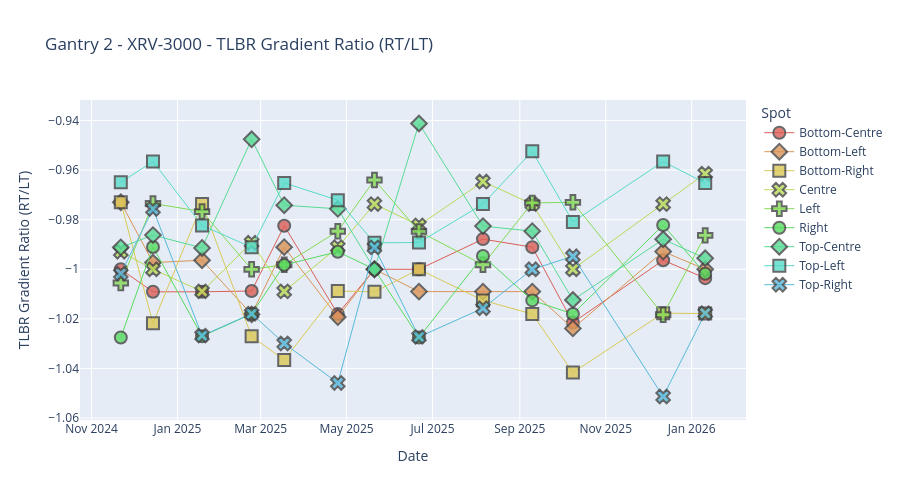

The cell this chart's notebook holds for it:
### Markdown cell above
## Gradient ratio plots
- 'gr_hor', 'gr_vert', 'gr_bltr','gr_tlbr'
- tolerance  = None

### Code cell
plot_by_spot_position(gr_df, "spot_symmetry", "gr_tlbr", "Gantry 2", "XRV-3000", 70, 0, 24, None)

### Figure 1 — Plotly figure (JSON) as saved in the notebook; plotly's stock layout.template omitted (floating-point values rounded to 4 significant figures)
{"data": [{"hovertemplate": "Date: %{x|%Y-%m-%d}<br>gr_tlbr: %{y}<br>Spot: %{fullData.name}<extra></extra>", "legendgroup": "Bottom-Centre", "line": {"width": 1}, "marker": {"color": "#db5f57", "line": {"width": 2}, "opacity": 0.8, "size": 12, "symbol": "circle"}, "mode": "markers+lines", "name": "Bottom-Centre", "orientation": "v", "showlegend": true, "type": "scatter", "x": ["2024-11-21T17:27:30.000000000", "2024-12-14T13:42:00.000000000", "2025-01-18T09:39:22.000000000", "2025-02-22T14:37:15.000000000", "2025-03-17T17:45:17.000000000", "2025-04-24T18:57:29.000000000", "2025-05-20T19:36:05.000000000", "2025-06-21T09:49:27.000000000", "2025-08-05T20:04:19.000000000", "2025-09-09T20:29:00.000000000", "2025-10-08T16:45:32.000000000", "2025-12-11T18:10:38.000000000", "2026-01-10T14:41:02.000000000"], "xaxis": "x", "y": [-1.0, -1.009, -1.009, -1.009, -0.9825, -1.018, -1.0, -1.0, -0.9878, -0.9911, -1.022, -0.9964, -1.004], "yaxis": "y"}, {"hovertemplate": "Date: %{x|%Y-%m-%d}<br>gr_tlbr: %{y}<br>Spot: %{fullData.name}<extra></extra>", "legendgroup": "Bottom-Left", "line": {"width": 1}, "marker": {"color": "#db9457", "line": {"width": 2}, "opacity": 0.8, "size": 12, "symbol": "diamond"}, "mode": "markers+lines", "name": "Bottom-Left", "orientation": "v", "showlegend": true, "type": "scatter", "x": ["2024-11-21T17:27:30.000000000", "2024-12-14T13:42:00.000000000", "2025-01-18T09:39:22.000000000", "2025-02-22T14:37:15.000000000", "2025-03-17T17:45:17.000000000", "2025-04-24T18:57:29.000000000", "2025-05-20T19:36:05.000000000", "2025-06-21T09:49:27.000000000", "2025-08-05T20:04:19.000000000", "2025-09-09T20:29:00.000000000", "2025-10-08T16:45:32.000000000", "2025-12-11T18:10:38.000000000", "2026-01-10T14:41:02.000000000"], "xaxis": "x", "y": [-0.973, -0.9973, -0.9963, -1.018, -0.9911, -1.019, -1.0, -1.009, -1.009, -1.009, -1.024, -0.9929, -1.0], "yaxis": "y"}, {"hovertemplate": "Date: %{x|%Y-%m-%d}<br>gr_tlbr: %{y}<br>Spot: %{fullData.name}<extra></extra>", "legendgroup": "Bottom-Right", "line": {"width": 1}, "marker": {"color": "#dbc957", "line": {"width": 2}, "opacity": 0.8, "size": 12, "symbol": "square"}, "mode": "markers+lines", "name": "Bottom-Right", "orientation": "v", "showlegend": true, "type": "scatter", "x": ["2024-11-21T17:27:30.000000000", "2024-12-14T13:42:00.000000000", "2025-01-18T09:39:22.000000000", "2025-02-22T14:37:15.000000000", "2025-03-17T17:45:17.000000000", "2025-04-24T18:57:29.000000000", "2025-05-20T19:36:05.000000000", "2025-06-21T09:49:27.000000000", "2025-08-05T20:04:19.000000000", "2025-09-09T20:29:00.000000000", "2025-10-08T16:45:32.000000000", "2025-12-11T18:10:38.000000000", "2026-01-10T14:41:02.000000000"], "xaxis": "x", "y": [-0.973, -1.022, -0.9737, -1.027, -1.037, -1.009, -1.009, -1.0, -1.013, -1.018, -1.042, -1.018, -1.018], "yaxis": "y"}, {"hovertemplate": "Date: %{x|%Y-%m-%d}<br>gr_tlbr: %{y}<br>Spot: %{fullData.name}<extra></extra>", "legendgroup": "Centre", "line": {"width": 1}, "marker": {"color": "#b9db57", "line": {"width": 2}, "opacity": 0.8, "size": 12, "symbol": "x"}, "mode": "markers+lines", "name": "Centre", "orientation": "v", "showlegend": true, "type": "scatter", "x": ["2024-11-21T17:27:30.000000000", "2024-12-14T13:42:00.000000000", "2025-01-18T09:39:22.000000000", "2025-02-22T14:37:15.000000000", "2025-03-17T17:45:17.000000000", "2025-04-24T18:57:29.000000000", "2025-05-20T19:36:05.000000000", "2025-06-21T09:49:27.000000000", "2025-08-05T20:04:19.000000000", "2025-09-09T20:29:00.000000000", "2025-10-08T16:45:32.000000000", "2025-12-11T18:10:38.000000000", "2026-01-10T14:41:02.000000000"], "xaxis": "x", "y": [-0.9929, -1.0, -1.009, -0.9893, -1.009, -0.9911, -0.9737, -0.9823, -0.9646, -0.9737, -1.0, -0.9737, -0.9614], "yaxis": "y"}, {"hovertemplate": "Date: %{x|%Y-%m-%d}<br>gr_tlbr: %{y}<br>Spot: %{fullData.name}<extra></extra>", "legendgroup": "Left", "line": {"width": 1}, "marker": {"color": "#84db57", "line": {"width": 2}, "opacity": 0.8, "size": 12, "symbol": "cross"}, "mode": "markers+lines", "name": "Left", "orientation": "v", "showlegend": true, "type": "scatter", "x": ["2024-11-21T17:27:30.000000000", "2024-12-14T13:42:00.000000000", "2025-01-18T09:39:22.000000000", "2025-02-22T14:37:15.000000000", "2025-03-17T17:45:17.000000000", "2025-04-24T18:57:29.000000000", "2025-05-20T19:36:05.000000000", "2025-06-21T09:49:27.000000000", "2025-08-05T20:04:19.000000000", "2025-09-09T20:29:00.000000000", "2025-10-08T16:45:32.000000000", "2025-12-11T18:10:38.000000000", "2026-01-10T14:41:02.000000000"], "xaxis": "x", "y": [-1.006, -0.9735, -0.9767, -1.0, -0.9982, -0.9846, -0.964, -0.9847, -0.9982, -0.9732, -0.973, -1.018, -0.9863], "yaxis": "y"}, {"hovertemplate": "Date: %{x|%Y-%m-%d}<br>gr_tlbr: %{y}<br>Spot: %{fullData.name}<extra></extra>", "legendgroup": "Right", "line": {"width": 1}, "marker": {"color": "#57db5f", "line": {"width": 2}, "opacity": 0.8, "size": 12, "symbol": "circle"}, "mode": "markers+lines", "name": "Right", "orientation": "v", "showlegend": true, "type": "scatter", "x": ["2024-11-21T17:27:30.000000000", "2024-12-14T13:42:00.000000000", "2025-01-18T09:39:22.000000000", "2025-02-22T14:37:15.000000000", "2025-03-17T17:45:17.000000000", "2025-04-24T18:57:29.000000000", "2025-05-20T19:36:05.000000000", "2025-06-21T09:49:27.000000000", "2025-08-05T20:04:19.000000000", "2025-09-09T20:29:00.000000000", "2025-10-08T16:45:32.000000000", "2025-12-11T18:10:38.000000000", "2026-01-10T14:41:02.000000000"], "xaxis": "x", "y": [-1.028, -0.991, -1.027, -1.018, -0.9982, -0.9929, -1.0, -1.028, -0.9947, -1.013, -1.018, -0.9821, -1.002], "yaxis": "y"}, {"hovertemplate": "Date: %{x|%Y-%m-%d}<br>gr_tlbr: %{y}<br>Spot: %{fullData.name}<extra></extra>", "legendgroup": "Top-Centre", "line": {"width": 1}, "marker": {"color": "#57db94", "line": {"width": 2}, "opacity": 0.8, "size": 12, "symbol": "diamond"}, "mode": "markers+lines", "name": "Top-Centre", "orientation": "v", "showlegend": true, "type": "scatter", "x": ["2024-11-21T17:27:30.000000000", "2024-12-14T13:42:00.000000000", "2025-01-18T09:39:22.000000000", "2025-02-22T14:37:15.000000000", "2025-03-17T17:45:17.000000000", "2025-04-24T18:57:29.000000000", "2025-05-20T19:36:05.000000000", "2025-06-21T09:49:27.000000000", "2025-08-05T20:04:19.000000000", "2025-09-09T20:29:00.000000000", "2025-10-08T16:45:32.000000000", "2025-12-11T18:10:38.000000000", "2026-01-10T14:41:02.000000000"], "xaxis": "x", "y": [-0.9912, -0.9862, -0.9914, -0.9475, -0.9741, -0.9756, -1.0, -0.9412, -0.9826, -0.9846, -1.012, -0.9879, -0.9956], "yaxis": "y"}, {"hovertemplate": "Date: %{x|%Y-%m-%d}<br>gr_tlbr: %{y}<br>Spot: %{fullData.name}<extra></extra>", "legendgroup": "Top-Left", "line": {"width": 1}, "marker": {"color": "#57dbc9", "line": {"width": 2}, "opacity": 0.8, "size": 12, "symbol": "square"}, "mode": "markers+lines", "name": "Top-Left", "orientation": "v", "showlegend": true, "type": "scatter", "x": ["2024-11-21T17:27:30.000000000", "2024-12-14T13:42:00.000000000", "2025-01-18T09:39:22.000000000", "2025-02-22T14:37:15.000000000", "2025-03-17T17:45:17.000000000", "2025-04-24T18:57:29.000000000", "2025-05-20T19:36:05.000000000", "2025-06-21T09:49:27.000000000", "2025-08-05T20:04:19.000000000", "2025-09-09T20:29:00.000000000", "2025-10-08T16:45:32.000000000", "2025-12-11T18:10:38.000000000", "2026-01-10T14:41:02.000000000"], "xaxis": "x", "y": [-0.9649, -0.9565, -0.9823, -0.9912, -0.9652, -0.9721, -0.9893, -0.9892, -0.9737, -0.9524, -0.9809, -0.9565, -0.9652], "yaxis": "y"}, {"hovertemplate": "Date: %{x|%Y-%m-%d}<br>gr_tlbr: %{y}<br>Spot: %{fullData.name}<extra></extra>", "legendgroup": "Top-Right", "line": {"width": 1}, "marker": {"color": "#57b9db", "line": {"width": 2}, "opacity": 0.8, "size": 12, "symbol": "x"}, "mode": "markers+lines", "name": "Top-Right", "orientation": "v", "showlegend": true, "type": "scatter", "x": ["2024-11-21T17:27:30.000000000", "2024-12-14T13:42:00.000000000", "2025-01-18T09:39:22.000000000", "2025-02-22T14:37:15.000000000", "2025-03-17T17:45:17.000000000", "2025-04-24T18:57:29.000000000", "2025-05-20T19:36:05.000000000", "2025-06-21T09:49:27.000000000", "2025-08-05T20:04:19.000000000", "2025-09-09T20:29:00.000000000", "2025-10-08T16:45:32.000000000", "2025-12-11T18:10:38.000000000", "2026-01-10T14:41:02.000000000"], "xaxis": "x", "y": [-1.002, -0.9757, -1.027, -1.018, -1.03, -1.046, -0.9912, -1.027, -1.016, -1.0, -0.9948, -1.051, -1.018], "yaxis": "y"}], "layout": {"height": 500, "legend": {"title": {"text": "Spot"}, "tracegroupgap": 0}, "title": {"text": "Gantry 2 - XRV-3000 - TLBR Gradient Ratio (RT/LT)"}, "xaxis": {"anchor": "y", "domain": [0, 1], "title": {"text": "Date"}}, "yaxis": {"anchor": "x", "domain": [0, 1], "title": {"text": "TLBR Gradient Ratio (RT/LT)"}}}}
